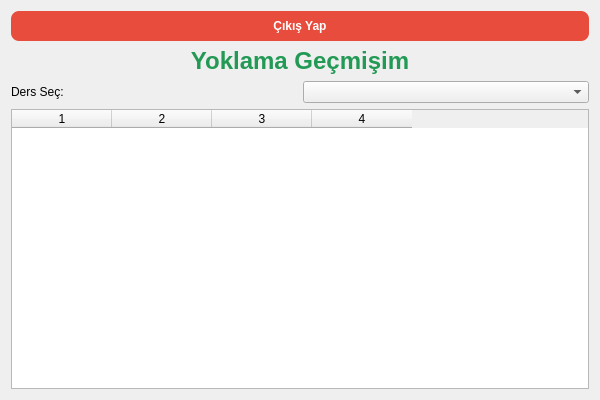
<?xml version="1.0" encoding="UTF-8"?>
<ui version="4.0">
 <class>StudentWidget</class>
 <widget class="QWidget" name="StudentWidget">
  <property name="geometry">
   <rect>
    <x>0</x>
    <y>0</y>
    <width>600</width>
    <height>400</height>
   </rect>
  </property>
  <property name="windowTitle">
   <string>Öğrenci Paneli</string>
  </property>
  <layout class="QVBoxLayout" name="verticalLayout">
   <item>
    <widget class="QPushButton" name="logoutButton">
     <property name="text">
      <string>Çıkış Yap</string>
     </property>
     <property name="styleSheet">
      <string notr="true">QPushButton { background: #e74c3c; color: white; border: none; padding: 8px 16px; border-radius: 8px; font-weight: bold; }</string>
     </property>
    </widget>
   </item>
   <item>
    <widget class="QLabel" name="labelTitle">
     <property name="text">
      <string>Yoklama Geçmişim</string>
     </property>
     <property name="alignment">
      <set>Qt::AlignCenter</set>
     </property>
     <property name="styleSheet">
      <string notr="true">font-size: 18pt; font-weight: bold; color: #229954;</string>
     </property>
    </widget>
   </item>
   <item>
    <layout class="QHBoxLayout" name="horizontalLayout_course">
     <item>
      <widget class="QLabel" name="labelCourse">
       <property name="text">
        <string>Ders Seç:</string>
       </property>
      </widget>
     </item>
     <item>
      <widget class="QComboBox" name="courseComboBox"/>
     </item>
    </layout>
   </item>
   <item>
    <widget class="QTableWidget" name="attendanceTable">
     <property name="columnCount">
      <number>4</number>
     </property>
     <property name="horizontalHeaderLabels">
      <stringlist>
       <string>Ders</string>
       <string>Tarih</string>
       <string>Durum</string>
       <string>Saat</string>
      </stringlist>
     </property>
    </widget>
   </item>
  </layout>
 </widget>
 <resources/>
 <connections/>
</ui> 
